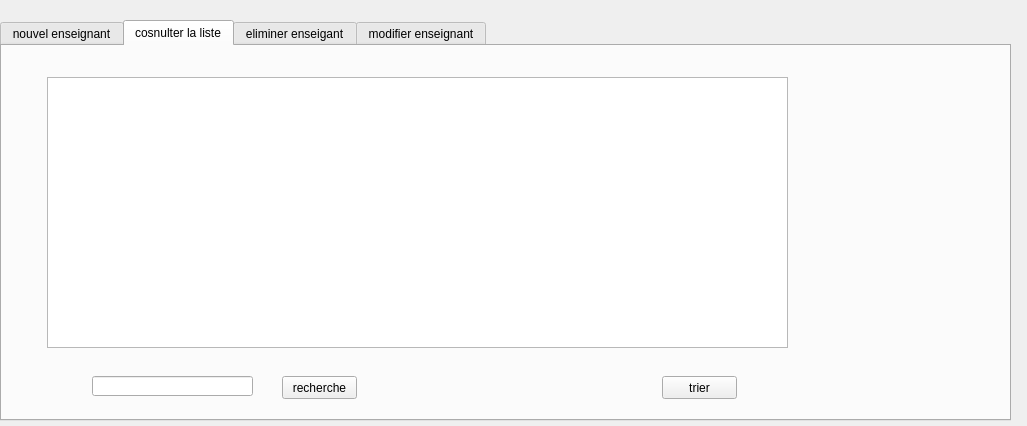
<?xml version="1.0" encoding="UTF-8"?>
<ui version="4.0">
 <class>enseignat</class>
 <widget class="QDialog" name="enseignat">
  <property name="geometry">
   <rect>
    <x>0</x>
    <y>0</y>
    <width>1027</width>
    <height>426</height>
   </rect>
  </property>
  <property name="windowTitle">
   <string>Dialog</string>
  </property>
  <widget class="QTabWidget" name="tabWidget">
   <property name="geometry">
    <rect>
     <x>0</x>
     <y>20</y>
     <width>1011</width>
     <height>401</height>
    </rect>
   </property>
   <property name="currentIndex">
    <number>1</number>
   </property>
   <widget class="QWidget" name="tab">
    <attribute name="title">
     <string>nouvel enseignant</string>
    </attribute>
    <widget class="QLabel" name="label">
     <property name="geometry">
      <rect>
       <x>50</x>
       <y>70</y>
       <width>47</width>
       <height>14</height>
      </rect>
     </property>
     <property name="text">
      <string>matricule</string>
     </property>
    </widget>
    <widget class="QLabel" name="label_2">
     <property name="geometry">
      <rect>
       <x>50</x>
       <y>130</y>
       <width>47</width>
       <height>14</height>
      </rect>
     </property>
     <property name="text">
      <string>nom</string>
     </property>
    </widget>
    <widget class="QLabel" name="label_3">
     <property name="geometry">
      <rect>
       <x>50</x>
       <y>200</y>
       <width>47</width>
       <height>14</height>
      </rect>
     </property>
     <property name="text">
      <string>prenom</string>
     </property>
    </widget>
    <widget class="QLabel" name="label_4">
     <property name="geometry">
      <rect>
       <x>50</x>
       <y>250</y>
       <width>47</width>
       <height>14</height>
      </rect>
     </property>
     <property name="text">
      <string>departement</string>
     </property>
    </widget>
    <widget class="QLineEdit" name="lineEdit_matricule">
     <property name="geometry">
      <rect>
       <x>170</x>
       <y>70</y>
       <width>121</width>
       <height>20</height>
      </rect>
     </property>
    </widget>
    <widget class="QLineEdit" name="lineEdit_nom">
     <property name="geometry">
      <rect>
       <x>170</x>
       <y>130</y>
       <width>121</width>
       <height>21</height>
      </rect>
     </property>
    </widget>
    <widget class="QLineEdit" name="lineEdit_prenom">
     <property name="geometry">
      <rect>
       <x>172</x>
       <y>199</y>
       <width>121</width>
       <height>21</height>
      </rect>
     </property>
    </widget>
    <widget class="QLineEdit" name="lineEdit_departement">
     <property name="geometry">
      <rect>
       <x>170</x>
       <y>250</y>
       <width>121</width>
       <height>20</height>
      </rect>
     </property>
    </widget>
    <widget class="QPushButton" name="ajouter">
     <property name="geometry">
      <rect>
       <x>420</x>
       <y>310</y>
       <width>75</width>
       <height>23</height>
      </rect>
     </property>
     <property name="text">
      <string>ajouter</string>
     </property>
    </widget>
   </widget>
   <widget class="QWidget" name="tab_2">
    <attribute name="title">
     <string>cosnulter la liste</string>
    </attribute>
    <widget class="QTableView" name="tableView">
     <property name="geometry">
      <rect>
       <x>45</x>
       <y>31</y>
       <width>741</width>
       <height>271</height>
      </rect>
     </property>
    </widget>
    <widget class="QPushButton" name="trier">
     <property name="geometry">
      <rect>
       <x>660</x>
       <y>330</y>
       <width>75</width>
       <height>23</height>
      </rect>
     </property>
     <property name="text">
      <string>trier</string>
     </property>
    </widget>
    <widget class="QPushButton" name="rechercher">
     <property name="geometry">
      <rect>
       <x>280</x>
       <y>330</y>
       <width>75</width>
       <height>23</height>
      </rect>
     </property>
     <property name="text">
      <string>recherche</string>
     </property>
    </widget>
    <widget class="QLineEdit" name="lineEdit_departement_3">
     <property name="geometry">
      <rect>
       <x>90</x>
       <y>330</y>
       <width>161</width>
       <height>20</height>
      </rect>
     </property>
    </widget>
   </widget>
   <widget class="QWidget" name="tab_3">
    <attribute name="title">
     <string>eliminer enseigant</string>
    </attribute>
    <widget class="QLabel" name="label_5">
     <property name="geometry">
      <rect>
       <x>200</x>
       <y>50</y>
       <width>421</width>
       <height>81</height>
      </rect>
     </property>
     <property name="styleSheet">
      <string notr="true">font: 75 20pt &quot;MS Shell Dlg 2&quot;;
text-decoration: underline;</string>
     </property>
     <property name="text">
      <string>Matricule de enseignant a eliminer</string>
     </property>
    </widget>
    <widget class="QLineEdit" name="lineEdit_matricule_2">
     <property name="geometry">
      <rect>
       <x>260</x>
       <y>160</y>
       <width>261</width>
       <height>41</height>
      </rect>
     </property>
     <property name="styleSheet">
      <string notr="true">font: 20pt &quot;MS Shell Dlg 2&quot;;</string>
     </property>
     <property name="text">
      <string/>
     </property>
    </widget>
    <widget class="QPushButton" name="eliminer">
     <property name="geometry">
      <rect>
       <x>340</x>
       <y>240</y>
       <width>81</width>
       <height>31</height>
      </rect>
     </property>
     <property name="styleSheet">
      <string notr="true">font: 75 12pt &quot;MS Shell Dlg 2&quot;;</string>
     </property>
     <property name="text">
      <string>eliminer</string>
     </property>
    </widget>
   </widget>
   <widget class="QWidget" name="tab_4">
    <attribute name="title">
     <string>modifier enseignant</string>
    </attribute>
    <widget class="QLabel" name="label_6">
     <property name="geometry">
      <rect>
       <x>60</x>
       <y>70</y>
       <width>47</width>
       <height>14</height>
      </rect>
     </property>
     <property name="text">
      <string>matricule</string>
     </property>
    </widget>
    <widget class="QLabel" name="label_7">
     <property name="geometry">
      <rect>
       <x>230</x>
       <y>130</y>
       <width>211</width>
       <height>16</height>
      </rect>
     </property>
     <property name="text">
      <string>...............Nouveaux infos.................</string>
     </property>
    </widget>
    <widget class="QLabel" name="label_8">
     <property name="geometry">
      <rect>
       <x>60</x>
       <y>190</y>
       <width>47</width>
       <height>14</height>
      </rect>
     </property>
     <property name="text">
      <string>nom</string>
     </property>
    </widget>
    <widget class="QLabel" name="label_9">
     <property name="geometry">
      <rect>
       <x>60</x>
       <y>240</y>
       <width>47</width>
       <height>14</height>
      </rect>
     </property>
     <property name="text">
      <string>prenom</string>
     </property>
    </widget>
    <widget class="QLabel" name="label_10">
     <property name="geometry">
      <rect>
       <x>60</x>
       <y>300</y>
       <width>71</width>
       <height>16</height>
      </rect>
     </property>
     <property name="text">
      <string>departement</string>
     </property>
    </widget>
    <widget class="QLineEdit" name="lineEdit_nom1">
     <property name="geometry">
      <rect>
       <x>210</x>
       <y>190</y>
       <width>113</width>
       <height>20</height>
      </rect>
     </property>
    </widget>
    <widget class="QLineEdit" name="lineEdit_prenom1">
     <property name="geometry">
      <rect>
       <x>210</x>
       <y>240</y>
       <width>113</width>
       <height>20</height>
      </rect>
     </property>
    </widget>
    <widget class="QLineEdit" name="lineEdit_departement1">
     <property name="geometry">
      <rect>
       <x>210</x>
       <y>290</y>
       <width>113</width>
       <height>20</height>
      </rect>
     </property>
    </widget>
    <widget class="QLineEdit" name="lineEdit_matricule1">
     <property name="geometry">
      <rect>
       <x>210</x>
       <y>70</y>
       <width>113</width>
       <height>20</height>
      </rect>
     </property>
    </widget>
    <widget class="QPushButton" name="modifier">
     <property name="geometry">
      <rect>
       <x>460</x>
       <y>320</y>
       <width>75</width>
       <height>23</height>
      </rect>
     </property>
     <property name="text">
      <string>modifier</string>
     </property>
    </widget>
   </widget>
  </widget>
 </widget>
 <resources/>
 <connections/>
</ui>
